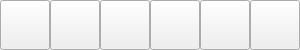
                         <widget class="QWidget" name="widget_594" native="true">
                          <property name="maximumSize">
                           <size>
                            <width>300</width>
                            <height>50</height>
                           </size>
                          </property>
                          <layout class="QHBoxLayout" name="horizontalLayout_42">
                           <property name="spacing">
                            <number>0</number>
                           </property>
                           <property name="leftMargin">
                            <number>0</number>
                           </property>
                           <property name="topMargin">
                            <number>0</number>
                           </property>
                           <property name="rightMargin">
                            <number>0</number>
                           </property>
                           <property name="bottomMargin">
                            <number>0</number>
                           </property>
                           <item>
                            <widget class="QPushButton" name="pushButton_223">
                             <property name="minimumSize">
                              <size>
                               <width>50</width>
                               <height>50</height>
                              </size>
                             </property>
                             <property name="maximumSize">
                              <size>
                               <width>50</width>
                               <height>50</height>
                              </size>
                             </property>
                             <property name="text">
                              <string/>
                             </property>
                             <property name="icon">
                              <iconset resource="../../../resources/icons/resource.qrc">
                               <normaloff>:/Bottom-Pool/Bottom-Pool6.png</normaloff>:/Bottom-Pool/Bottom-Pool6.png</iconset>
                             </property>
                             <property name="iconSize">
                              <size>
                               <width>30</width>
                               <height>30</height>
                              </size>
                             </property>
                            </widget>
                           </item>
                           <item>
                            <widget class="QPushButton" name="pushButton_224">
                             <property name="minimumSize">
                              <size>
                               <width>50</width>
                               <height>50</height>
                              </size>
                             </property>
                             <property name="maximumSize">
                              <size>
                               <width>50</width>
                               <height>16777215</height>
                              </size>
                             </property>
                             <property name="text">
                              <string/>
                             </property>
                             <property name="icon">
                              <iconset resource="../../../resources/icons/resource.qrc">
                               <normaloff>:/Bottom-Pool/Bottom-Pool1.png</normaloff>:/Bottom-Pool/Bottom-Pool1.png</iconset>
                             </property>
                             <property name="iconSize">
                              <size>
                               <width>30</width>
                               <height>30</height>
                              </size>
                             </property>
                            </widget>
                           </item>
                           <item>
                            <widget class="QPushButton" name="pushButton_225">
                             <property name="minimumSize">
                              <size>
                               <width>50</width>
                               <height>50</height>
                              </size>
                             </property>
                             <property name="maximumSize">
                              <size>
                               <width>50</width>
                               <height>50</height>
                              </size>
                             </property>
                             <property name="text">
                              <string/>
                             </property>
                             <property name="icon">
                              <iconset resource="../../../resources/icons/resource.qrc">
                               <normaloff>:/Bottom-Pool/Bottom-Pool2.png</normaloff>:/Bottom-Pool/Bottom-Pool2.png</iconset>
                             </property>
                             <property name="iconSize">
                              <size>
                               <width>30</width>
                               <height>30</height>
                              </size>
                             </property>
                            </widget>
                           </item>
                           <item>
                            <widget class="QPushButton" name="pushButton_226">
                             <property name="minimumSize">
                              <size>
                               <width>50</width>
                               <height>50</height>
                              </size>
                             </property>
                             <property name="maximumSize">
                              <size>
                               <width>50</width>
                               <height>50</height>
                              </size>
                             </property>
                             <property name="text">
                              <string/>
                             </property>
                             <property name="icon">
                              <iconset resource="../../../resources/icons/resource.qrc">
                               <normaloff>:/Bottom-Pool/Bottom-Pool3.png</normaloff>:/Bottom-Pool/Bottom-Pool3.png</iconset>
                             </property>
                             <property name="iconSize">
                              <size>
                               <width>30</width>
                               <height>30</height>
                              </size>
                             </property>
                            </widget>
                           </item>
                           <item>
                            <widget class="QPushButton" name="pushButton_227">
                             <property name="minimumSize">
                              <size>
                               <width>50</width>
                               <height>50</height>
                              </size>
                             </property>
                             <property name="maximumSize">
                              <size>
                               <width>50</width>
                               <height>50</height>
                              </size>
                             </property>
                             <property name="text">
                              <string/>
                             </property>
                             <property name="icon">
                              <iconset>
                               <normaloff>:/Bottom-Pool/Bottom-Pool4.png</normaloff>:/Bottom-Pool/Bottom-Pool4.png</iconset>
                             </property>
                             <property name="iconSize">
                              <size>
                               <width>30</width>
                               <height>30</height>
                              </size>
                             </property>
                            </widget>
                           </item>
                           <item>
                            <widget class="QPushButton" name="pushButton_228">
                             <property name="minimumSize">
                              <size>
                               <width>50</width>
                               <height>50</height>
                              </size>
                             </property>
                             <property name="maximumSize">
                              <size>
                               <width>50</width>
                               <height>50</height>
                              </size>
                             </property>
                             <property name="text">
                              <string/>
                             </property>
                             <property name="icon">
                              <iconset resource="../../../resources/icons/resource.qrc">
                               <normaloff>:/Bottom-Pool/Bottom-Pool5.png</normaloff>:/Bottom-Pool/Bottom-Pool5.png</iconset>
                             </property>
                             <property name="iconSize">
                              <size>
                               <width>30</width>
                               <height>30</height>
                              </size>
                             </property>
                            </widget>
                           </item>
                          </layout>
                         </widget>
